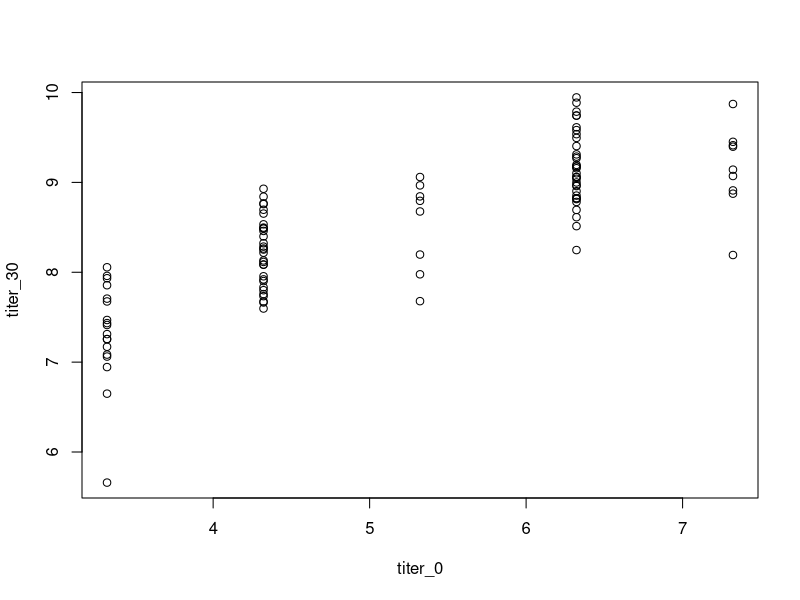

This figure's R source:
## ---- chunk 1
rm(list = ls())
library(nlme)
library(dplyr)
## ---- chunk 2
# This function and others will be relocated to a "base_functions.R" file and source from it 
calc_percent_parms_in_CI <- function(percents, intercept, slope, CIs) {
  
  # This function calculates percentages of intercept and/or slope values lying within the estimated CIs
  # CIs is a 2x2 matrix where  
  #             lower bound    upper bound 
  # intercept         x             y
  # slope             z             k
  
  c1 = percents[1]; c2 = percents[2]; c3 = percents[3]
  if (CIs[1,1] <= intercept &  intercept <= CIs[1,2])
    c1 = c1 + 1
  if (CIs[2,1] <= slope & slope <= CIs[2,2])
    c2 = c2 + 1
  if (CIs[1,1] <= intercept & intercept <= CIs[1,2] & CIs[2,1] <= slope & slope <= CIs[2,2])
    c3 = c3 + 1
  
  return(c(c1, c2, c3))
}  
## ---- chunk 3
censor <- function(titer_0) {
  lower_limit = 5   # this is the lower limit of detection of titer dilution
  n_dilutions = 10  # number of dilutions
  ratio = 2         # denoting serum two-fold dilutions
  dilutions <- lower_limit * ratio ^ (0:(n_dilutions - 1))
  log2_dilutions <- log(dilutions, base = 2)
  
  censored_titer_0 = titer_0
  
  # lower limit of detection
  censored_titer_0[censored_titer_0 < log2_dilutions[2]] = log2_dilutions[2]
  
  # upper limit of detection
  censored_titer_0[censored_titer_0 > log2_dilutions[9]] = log2_dilutions[n_dilutions - 1] 
  
  # discretization of dilutions
  for (i in 1:n_individuals) {
    closest_dilution = rep(Inf, times = n_individuals)
    for (j in 2:n_dilutions-1) {
      if (abs(log2_dilutions[j] - censored_titer_0[i]) < abs(closest_dilution[i] - censored_titer_0[i]))
        closest_dilution[i] = log2_dilutions[j]
    }
    censored_titer_0[i] = closest_dilution[i]
  }
return(censored_titer_0)
}
## ---- chunk 4
n_individuals = 50
IDs = c(1:n_individuals)
percents = c(0, 0, 0)

# here we do log of means not mean of logs, not the same bec log function isn't linear
intercept = log(rnorm(1, mean = 40, sd = 10), base = 2) # log(40, base = 2) = 5.3 
slope = rnorm(1, mean = 0.3, sd = 0.07)
titer_0 = log(rnorm(n_individuals, mean = 88, sd = 28), base = 2) # log(88, base = 2) = 6.5

for (i in 1:100) {
  
  noise = log(rnorm(n_individuals, mean = 5, sd = 1.2), base = 2)
  
  titer_30 = intercept + slope * titer_0 + noise
  # plot(titer_0,titer_30)
  
  input_data = data.frame(IDs, titer_0, titer_30)
 
  model <- lm(titer_30 ~ titer_0, data = input_data)
  # summary(model)
  
  # par(mfrow = c(2,2))
  # plot(model)
  
  # Assessing confidence in parameters
  CIs = confint(model)  # calculates 95% CIs

  percents = calc_percent_parms_in_CI(percents, intercept, slope, CIs)
}

cat("Percentage of intercept value lying within the estimated CI is", percents[1] * 100 / i, "%", "\n")
cat("Percentage of slope value lying within the estimated CI is", percents[2] * 100 / i, "%", "\n")
cat("Percentage of both intercept and slope values lying within the estimated CIs is", percents[3] * 100 / i, "%")
## ---- chunk 5
n_individuals <- 50
n_strains <- 2
IDs <- rep(c(1:n_individuals), n_strains)
strain <- c(rep("A",n_individuals), rep("B", n_individuals))

# here we do log of means not mean of logs, not the same bec log function isn't linear
intercept_strain_A = log(rnorm(1, mean = 40, sd = 9), base = 2) # log(40, base = 2) = 5.3 
intercept_strain_B = log(rnorm(1, mean = 8, sd = 3), base = 2) # log(40, base = 2) = 3

slope_strain_A <- rnorm(1, mean = 0.3, sd = 0.07)
slope_strain_B <- rnorm(1, mean = 0.5, sd = 0.1)

# strain A: B/Phuket/3073/2013 (only mean is used, not sd bec values go NaN)
titer_0_strain_A <- log(rnorm(n_individuals, mean = 88, sd = 28), base = 2)  # log(88, base = 2) = 6.5 
censored_titer_0_strain_A = censor(titer_0_strain_A)

# strain B: B/Washington/02/2019 (only mean is used, not sd bec values go NaN)
titer_0_strain_B <- log(rnorm(n_individuals, mean = 16, sd = 6), base = 2) # log(16, base = 2) = 4 
censored_titer_0_strain_B = censor(titer_0_strain_B)

titer_0 <- c(censored_titer_0_strain_A, censored_titer_0_strain_B)

individual_effect_sd <- 0.3
individual_effect <- rnorm(n_individuals, mean = 0, sd = individual_effect_sd)

percents_strain_A = c(0, 0, 0)
percents_strain_B = c(0, 0, 0)

# for (i in 1:100) {
  
  # strain A
  noise = log(rnorm(n_individuals, mean = 5, sd = 1.2), base = 2)
  titer_30_strain_A <- intercept_strain_A + slope_strain_A * censored_titer_0_strain_A + noise + individual_effect
  
  # strain B
  noise = log(rnorm(n_individuals, mean = 5, sd = 1.2), base = 2)
  titer_30_strain_B <- intercept_strain_B + slope_strain_B * censored_titer_0_strain_B + noise + individual_effect
  
  titer_30 <- c(titer_30_strain_A, titer_30_strain_B)
  
  input_data <- data.frame(IDs, strain, titer_0, titer_30)
  input_data <- arrange(input_data, IDs)
  # print(input_data)
  
  plot(titer_0,titer_30)
  
  model <- lme(titer_30 ~  0 + strain + titer_0:strain, random = ~1|IDs, data = input_data, method = "REML")
  summary(model)
  
  # par(mfrow = c(2,2))
  # plot(model)
  
  # Assessing confidence in parameters
  CIs <- intervals(model, which = "fixed")  # calculates 95% CIs
  CIs <- CIs $fixed[, c("lower", "upper")]
  
  
  percents_strain_A = calc_percent_parms_in_CI(percents_strain_A, intercept_strain_A, slope_strain_A, CIs[c(1,3),])
  percents_strain_B = calc_percent_parms_in_CI(percents_strain_B, intercept_strain_B, slope_strain_B, CIs[c(2,4),])
# }

# Percentages of intercept and/or slope values lying within the estimated CIs
percents_of_parameters_in_CIs <- data.frame(percents_strain_A * 100 / i, percents_strain_B * 100 / i)
rownames(percents_of_parameters_in_CIs) <- c("intercept", "slope", "both")
colnames(percents_of_parameters_in_CIs) <- c("strain A", "strain B")
percents_of_parameters_in_CIs
